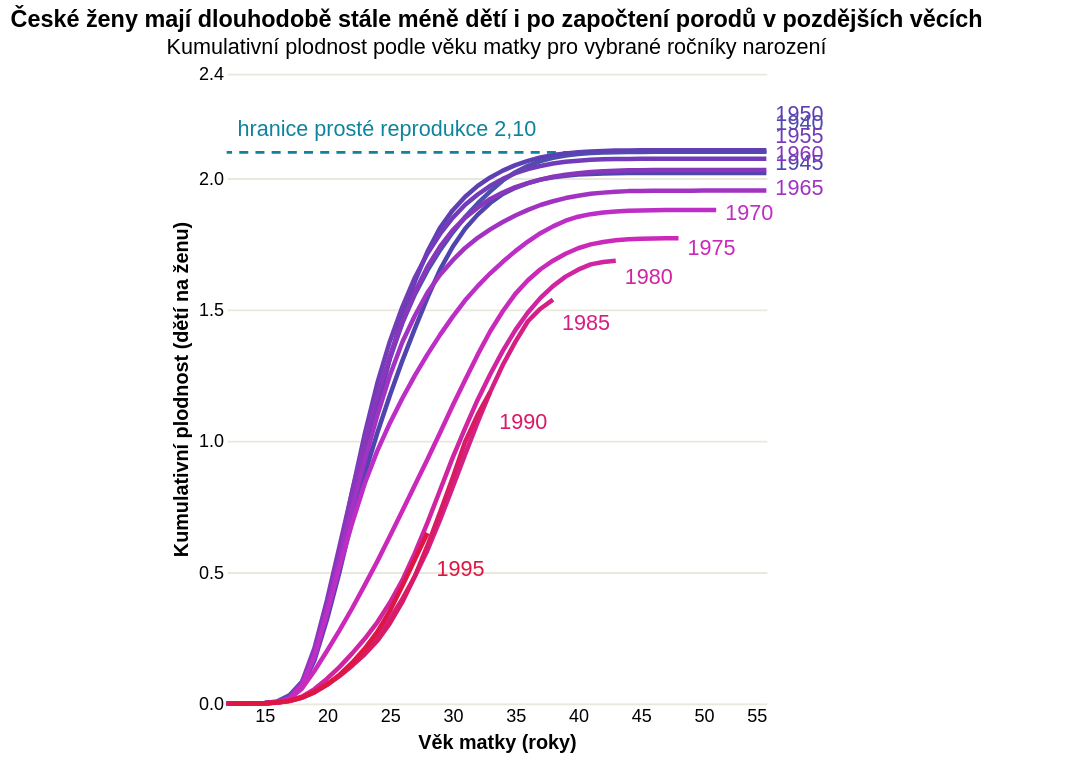

Vega-Lite specification for this chart:
### Vega-Lite specification from a JSON file in a GitHub repository (floating-point values rounded to 4 significant figures; data arrays with more than 128 entries replaced by an {"elided": "..."} marker saying what was removed)
{"$schema": "https://vega.github.io/schema/vega-lite/v5.json", "title": {"text": "České ženy mají dlouhodobě stále méně dětí i po započtení porodů v pozdějších věcích", "subtitle": "Kumulativní plodnost podle věku matky pro vybrané ročníky narození"}, "_source": "[Human Fertility Database – Česká republika](https://www.humanfertility.org/Country/Country?cntr=CZE) · [ČSÚ – Obyvatelstvo ČR](https://csu.gov.cz/produkty/oby_cr)", "height": 350, "data": {"values": {"elided": "439 records"}}, "layer": [{"data": {"values": [{}]}, "mark": {"type": "rule", "strokeDash": [5, 4], "stroke": "#0e839e", "strokeWidth": 1.5}, "encoding": {"y": {"datum": 2.1, "type": "quantitative", "scale": {"domain": [0, 2.4]}, "axis": {"grid": true, "gridColor": "#e8e8dc", "domain": false, "ticks": false, "values": [0.0, 0.5, 1.0, 1.5, 2.0, 2.4], "format": ".1f"}}}}, {"data": {"values": [{}]}, "mark": {"type": "text", "align": "left", "dx": 6, "baseline": "bottom", "color": "#0e839e", "fontSize": 12, "dy": -6}, "encoding": {"x": {"datum": 12, "type": "quantitative", "scale": {"domain": [12, 55], "nice": false}, "axis": {"format": "d", "values": [15, 20, 25, 30, 35, 40, 45, 50, 55], "grid": false, "domain": false, "ticks": false, "labelAngle": 0}}, "y": {"datum": 2.1, "type": "quantitative", "scale": {"domain": [0, 2.4]}, "axis": {"grid": true, "gridColor": "#e8e8dc", "domain": false, "ticks": false, "values": [0.0, 0.5, 1.0, 1.5, 2.0, 2.4], "format": ".1f"}}, "text": {"value": "hranice prosté reprodukce 2,10"}}}, {"mark": {"type": "line", "strokeWidth": 2.5, "strokeJoin": "round"}, "encoding": {"x": {"field": "vek", "type": "quantitative", "title": "Věk matky (roky)", "scale": {"domain": [12, 55], "nice": false}, "axis": {"format": "d", "values": [15, 20, 25, 30, 35, 40, 45, 50, 55], "grid": false, "domain": false, "ticks": false, "labelAngle": 0}}, "y": {"field": "plodnost", "type": "quantitative", "title": "Kumulativní plodnost (dětí na ženu)", "scale": {"domain": [0, 2.4]}, "axis": {"grid": true, "gridColor": "#e8e8dc", "domain": false, "ticks": false, "values": [0.0, 0.5, 1.0, 1.5, 2.0, 2.4], "format": ".1f"}}, "color": {"field": "kohort", "type": "nominal", "scale": {"domain": [1940, 1945, 1950, 1955, 1960, 1965, 1970, 1975, 1980, 1985, 1990, 1995], "range": ["#4a51aa", "#4f45af", "#5f40b4", "#723cb8", "#8837bd", "#a132c2", "#bd2ec6", "#cb29ba", "#d024a1", "#d42084", "#d91b65", "#de1742"]}, "legend": null}, "tooltip": [{"field": "kohort", "type": "quantitative", "title": "Kohort"}, {"field": "vek", "type": "quantitative", "title": "Věk"}, {"field": "plodnost", "type": "quantitative", "title": "Kumulativní plodnost", "format": ".2f"}]}}, {"transform": [{"joinaggregate": [{"op": "max", "field": "vek", "as": "max_vek"}], "groupby": ["kohort"]}, {"filter": "datum.vek == datum.max_vek"}, {"window": [{"op": "row_number", "as": "rank"}], "sort": [{"field": "plodnost", "order": "ascending"}]}, {"calculate": "datum.plodnost + (datum.rank - 6.5) * 0.025", "as": "label_y"}], "mark": {"type": "text", "align": "left", "dx": 5, "baseline": "middle", "fontSize": 12, "fontWeight": "normal"}, "encoding": {"x": {"field": "vek", "type": "quantitative", "scale": {"domain": [12, 55], "nice": false}, "axis": {"format": "d", "values": [15, 20, 25, 30, 35, 40, 45, 50, 55], "grid": false, "domain": false, "ticks": false, "labelAngle": 0}}, "y": {"field": "label_y", "type": "quantitative", "scale": {"domain": [0, 2.4]}, "axis": {"grid": true, "gridColor": "#e8e8dc", "domain": false, "ticks": false, "values": [0.0, 0.5, 1.0, 1.5, 2.0, 2.4], "format": ".1f"}}, "text": {"field": "kohort", "type": "quantitative", "format": "d"}, "color": {"field": "kohort", "type": "nominal", "scale": {"domain": [1940, 1945, 1950, 1955, 1960, 1965, 1970, 1975, 1980, 1985, 1990, 1995], "range": ["#4a51aa", "#4f45af", "#5f40b4", "#723cb8", "#8837bd", "#a132c2", "#bd2ec6", "#cb29ba", "#d024a1", "#d42084", "#d91b65", "#de1742"]}, "legend": null}, "tooltip": [{"field": "kohort", "type": "quantitative", "title": "Kohort"}, {"field": "vek", "type": "quantitative", "title": "Věk"}, {"field": "plodnost", "type": "quantitative", "title": "Kumulativní plodnost", "format": ".2f"}]}}], "config": {"view": {"stroke": "transparent"}}, "padding": {"left": 5, "right": 60, "top": 5, "bottom": 5}}
